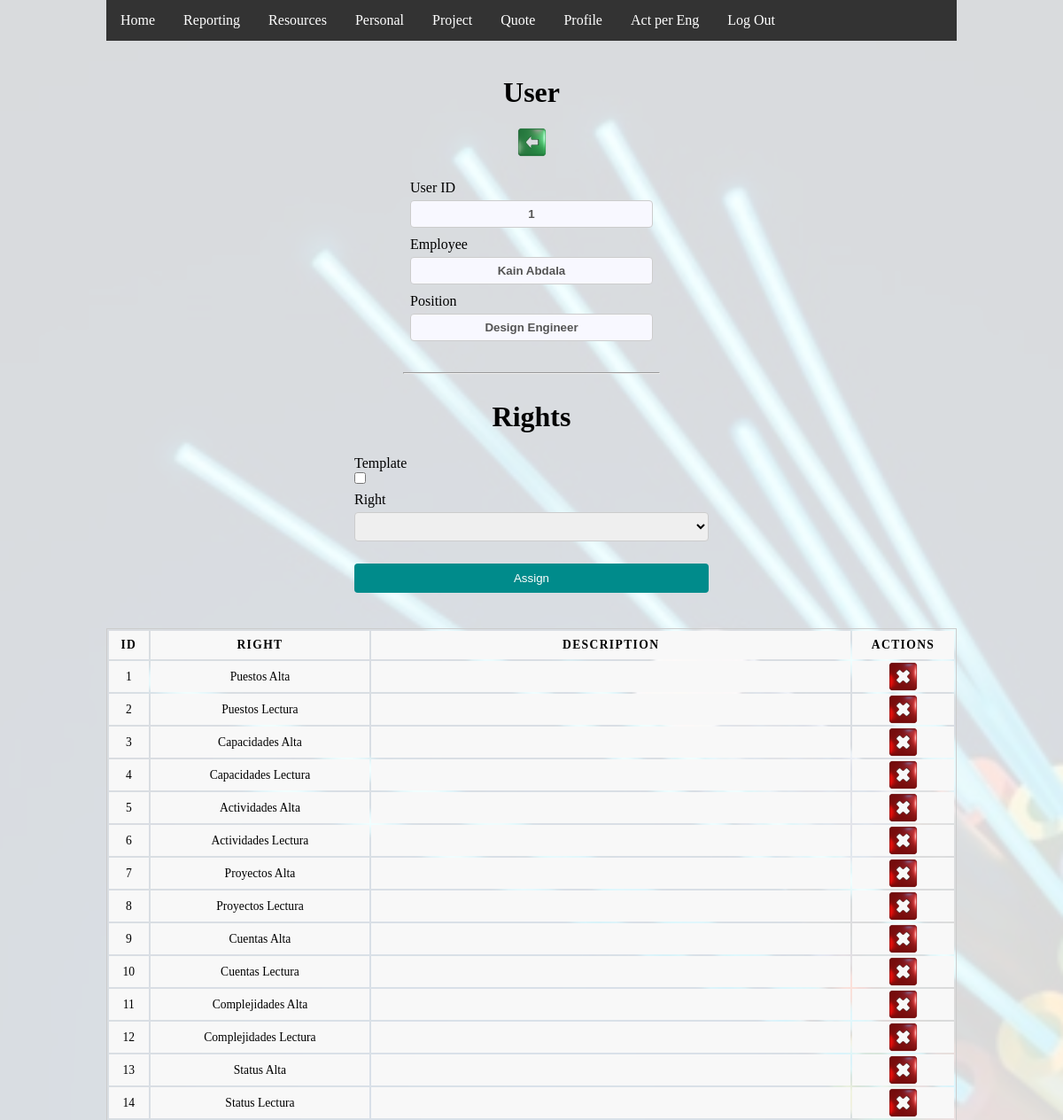
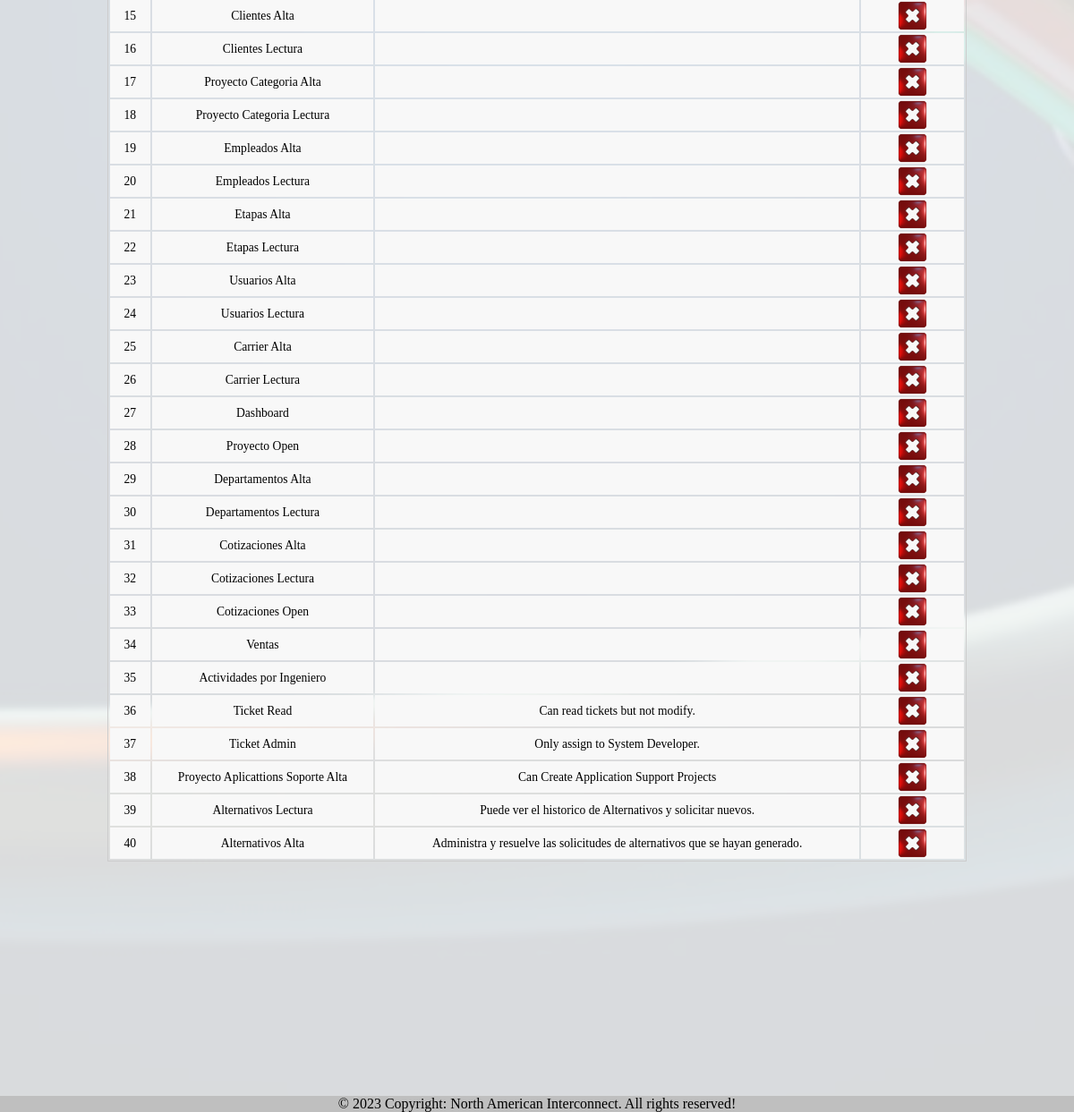
Screenshot of /usuario_privilegios.php?id=1 (signed in) with the database file from the repository (2 pictures, top to bottom).
### tables this page shows
CREATE TABLE `usuario` (
  `idUsuario` int(11) NOT NULL,
  `usuarioNombre` varchar(50) NOT NULL,
  `contrasena` varchar(50) NOT NULL,
  `activo` tinyint(1) NOT NULL,
  `fechaCrea` datetime NOT NULL DEFAULT current_timestamp(),
  `idEmpleado` int(11) NOT NULL
);

CREATE TABLE `empleado` (
  `idEmpleado` int(11) NOT NULL,
  `numEmpleado` varchar(10) NOT NULL,
  `nombre` varchar(50) NOT NULL,
  `fechaCrea` datetime NOT NULL DEFAULT current_timestamp(),
  `correo` varchar(30) NOT NULL,
  `celular` varchar(10) DEFAULT NULL,
  `activo` tinyint(1) NOT NULL,
  `notas` text DEFAULT NULL,
  `idPuesto` int(11) NOT NULL,
  `idDepartamento` int(11) NOT NULL,
  `asignableAct` tinyint(1) DEFAULT NULL,
  `asignableAsResp` tinyint(4) DEFAULT NULL
);

CREATE TABLE `puesto` (
  `idPuesto` int(11) NOT NULL,
  `nombre` varchar(50) NOT NULL,
  `descripcion` text NOT NULL,
  `fechaCrea` datetime NOT NULL DEFAULT current_timestamp(),
  `responsabilidades` text DEFAULT NULL
);

CREATE TABLE `privilegios` (
  `idPrivilegios` int(11) NOT NULL,
  `idUsuario` int(11) NOT NULL,
  `idPermiso` int(11) NOT NULL
);

CREATE TABLE `permiso` (
  `idPermiso` int(11) NOT NULL,
  `nombre` varchar(50) NOT NULL,
  `descripcion` text DEFAULT NULL,
  `fechaCrea` datetime NOT NULL DEFAULT current_timestamp()
);

### usuario_privilegios.php (the view, shortened to what this page needs)
<?php
  include "inc/header.php";
  function cleanInput($value)
  {
      $value = preg_replace("/[\'\")(;|`,<>]/", "", $value);
      return $value;
  }
  $URL = "index.php";
  if (isset($_GET['idPrivilegios'])) {
      $id = cleanInput($_GET['id']);
      $idPrivilegios = cleanInput($_GET['idPrivilegios']);
      include "inc/conexion.php";
      $stmt = $dbh-> prepare("DELETE FROM privilegios
                              WHERE idPrivilegios = $idPrivilegios");
      $stmt->execute();
  } elseif (isset($_GET['id'])) {
      $id = cleanInput($_GET['id']);
  } else {
      header('Location: '.$URL);
      die();
  }
      $stmt = $dbh->prepare("SELECT idUsuario, empleado.nombre AS enombre, puesto.nombre AS pnombre
                            FROM usuario
                            INNER JOIN empleado
                            ON usuario.idEmpleado = empleado.idEmpleado
                            INNER JOIN puesto
                            ON empleado.idPuesto = puesto.idPuesto
                            WHERE idUsuario = $id");
      $stmt->execute();
      $stmt3->execute(); ?>
      <!DOCTYPE html>
        <div class="flex-container">
          <h1>User</h1>
          <a href='usuario.php'>
              <div class='icon-container' style="margin: 20px 0px;">
                  <div class='back-icon-green'></div>
              </div>
          </a>
<?php
          while ($resultado = $stmt->fetch()) {
              ?>
              <div class="">
                  <div class="input-field">
                      <label for="idUsuario">User ID</label>
                      <input name="idUsuario" type="text"  style="text-align:center; font-weight:bold; background-color: GhostWhite;"value="<?php echo $resultado->idUsuario; ?>" disabled>
                  </div>
                  <div class="input-field">
                      <label for="nombre">Employee</label>
                      <input name="nombre" type="text"  style="text-align:center; font-weight:bold; background-color: GhostWhite;" value="<?php echo $resultado->enombre; ?>"disabled>
                  </div>
                  <div class="input-field">
                      <label for="puesto">Position</label>
                      <input name="puesto" type="text"  style="text-align:center; font-weight:bold; background-color: GhostWhite;" value="<?php echo $resultado->pnombre; ?>"disabled>
                  </div>
              </div>
<?php
          } ?>
          <hr style="width:30%;margin: 30px 0px; text-align:center;margin-left:0">
          <h1>Rights</h1>
          <form id="form_empleados" action="usuario_privilegios.php" method="post">
                <div class="input-field">
                    <div class="checkbox-container">
                        <label for="plantilla">Template</label><br>
                        <input type="checkbox" id="chkPlantilla" name="plantilla" value="0" onclick="mostrarPlantilla()">
                    </div>
                </div>
                <div class="input-field"  id="selectPermiso" >
                  <label for="idPermiso">Right</label>
                  <div class="">
                    <div class="inline-container">
                      <select name="idPermiso" required>
                      </select>
                    </div>
                  </div>
                </div>
              <input name="btnAsignarPrivilegios" type="submit" value="Assign">
          </form>
        </div>
        <div class="flex-container">
          <table>
            <thead>
              <tr>
                <th>ID</th>
                <th>Right</th>
                <th>Description</th>
                <th>Actions</th>
              </tr>
            </thead>
        <?php
        $stmt = $dbh->prepare("SELECT permiso.idPermiso, privilegios.idPrivilegios, permiso.nombre, descripcion
                              FROM privilegios
                              INNER JOIN permiso
                              ON privilegios.idPermiso = permiso.idPermiso
                              WHERE idUsuario = $id");
      $stmt->execute();
      while ($resultado = $stmt->fetch()) {
          echo "<tr>";
          echo "<td>". $resultado->idPermiso . "</td>";
          echo "<td>". $resultado->nombre . "</td>";
          echo "<td>". $resultado->descripcion . "</td>";
          echo "<td>
                  <div class='icon-container'>
                      <a href='usuario_privilegios.php?id=" . $id . "&idPrivilegios=" . $resultado->idPrivilegios . "'>
                          <div class='cross-icon'></div>
                      </a>
                  </div>
                </td>";
          echo "</tr>";
      } ?>
          </table>
        </div>

### css/style1.css (style rules this page uses)
* { margin: 0; padding: 0; }
html { height: 100%; }
body { background-image: url("/images/fiberBG.jpg"); background-color: rgba(255,255,255,0.85); background-blend-mode: lighten; background-position: center; background-size: cover; display: flex; flex-direction: column; height: 100%; margin: 0; margin-left: 10%; margin-right: 10%; height: auto; padding-bottom: 200px; }
.flex-container { margin-top: 40px; display: flex; flex-wrap: wrap; flex-direction: column; align-items: center; }
.inline-container { width: 100%; align-items: center; display: inline-flex; padding: auto; }
.icon-container { width: auto; display: flex; justify-content: center; }
.icon-container div { height: 35px; width: 35px; }
a { text-decoration: none; }
form { margin-top: 20px; width: 25em; }
.input-field { margin-top: 5px; text-align: left; }
input[type=text], input[type=email], input[type=password], input[type=number], input[type=date], select { width: 100%; padding: 7px 12px; margin-top: 5px; margin-bottom: 5px; display: inline-block; border: 1px solid #ccc; border-radius: 4px; box-sizing: border-box; }
input[type=submit], input[type=button] { width: 100%; align-content: center; background-color: DarkCyan; color: white; padding: 9px 20px; margin-top: 20px; border: none; border-radius: 4px; cursor: pointer; }
table { border: 1px solid #ccc; margin: 0; padding: 0; width: 100%; }
table tr { background-color: #f8f8f8; border: 1px solid #ddd; }
table th, table td { font-size: .85em; text-align: center; }
table th { padding: .600em; font-size: .85em; letter-spacing: .1em; text-transform: uppercase; }
footer { position: fixed; left: 0; bottom: 0; width: 100%; background-color: #efefef; text-align: center; }
.cross-icon { background-image: url('/images/icons/cross-icon-red.png'); background-size: cover; }
.back-icon-green { background-image: url('/images/icons/back-icon-green.png'); background-size: cover; }

### rows the page displays
usuario: nombre "Kain Abdala", puesto "Design Engineer"
privilegios: idPermiso.idPermiso "1", idPermiso.nombre "Puestos Alta"
privilegios: idPermiso.idPermiso "2", idPermiso.nombre "Puestos Lectura"
privilegios: idPermiso.idPermiso "3", idPermiso.nombre "Capacidades Alta"
privilegios: idPermiso.idPermiso "4", idPermiso.nombre "Capacidades Lectura"
privilegios: idPermiso.idPermiso "5", idPermiso.nombre "Actividades Alta"
privilegios: idPermiso.idPermiso "6", idPermiso.nombre "Actividades Lectura"
privilegios: idPermiso.idPermiso "7", idPermiso.nombre "Proyectos Alta"
privilegios: idPermiso.idPermiso "8", idPermiso.nombre "Proyectos Lectura"
privilegios: idPermiso.idPermiso "9", idPermiso.nombre "Cuentas Alta"
privilegios: idPermiso.idPermiso "10", idPermiso.nombre "Cuentas Lectura"
privilegios: idPermiso.idPermiso "11", idPermiso.nombre "Complejidades Alta"
privilegios: idPermiso.idPermiso "12", idPermiso.nombre "Complejidades Lectura"
privilegios: idPermiso.idPermiso "13", idPermiso.nombre "Status Alta"
privilegios: idPermiso.idPermiso "14", idPermiso.nombre "Status Lectura"
privilegios: idPermiso.idPermiso "15", idPermiso.nombre "Clientes Alta"
privilegios: idPermiso.idPermiso "16", idPermiso.nombre "Clientes Lectura"
privilegios: idPermiso.idPermiso "17", idPermiso.nombre "Proyecto Categoria Alta"
privilegios: idPermiso.idPermiso "18", idPermiso.nombre "Proyecto Categoria Lectura"
privilegios: idPermiso.idPermiso "19", idPermiso.nombre "Empleados Alta"
privilegios: idPermiso.idPermiso "20", idPermiso.nombre "Empleados Lectura"
privilegios: idPermiso.idPermiso "21", idPermiso.nombre "Etapas Alta"
privilegios: idPermiso.idPermiso "22", idPermiso.nombre "Etapas Lectura"
privilegios: idPermiso.idPermiso "23", idPermiso.nombre "Usuarios Alta"
privilegios: idPermiso.idPermiso "24", idPermiso.nombre "Usuarios Lectura"
privilegios: idPermiso.idPermiso "25", idPermiso.nombre "Carrier Alta"
privilegios: idPermiso.idPermiso "26", idPermiso.nombre "Carrier Lectura"
privilegios: idPermiso.idPermiso "27", idPermiso.nombre "Dashboard"
privilegios: idPermiso.idPermiso "28", idPermiso.nombre "Proyecto Open"
privilegios: idPermiso.idPermiso "29", idPermiso.nombre "Departamentos Alta"
privilegios: idPermiso.idPermiso "30", idPermiso.nombre "Departamentos Lectura"
privilegios: idPermiso.idPermiso "31", idPermiso.nombre "Cotizaciones Alta"
privilegios: idPermiso.idPermiso "32", idPermiso.nombre "Cotizaciones Lectura"
privilegios: idPermiso.idPermiso "33", idPermiso.nombre "Cotizaciones Open"
privilegios: idPermiso.idPermiso "34", idPermiso.nombre "Ventas"
privilegios: idPermiso.idPermiso "35", idPermiso.nombre "Actividades por Ingeniero"
privilegios: idPermiso.idPermiso "36", idPermiso.nombre "Ticket Read", idPermiso.descripcion "Can read tickets but not modify."
privilegios: idPermiso.idPermiso "37", idPermiso.nombre "Ticket Admin", idPermiso.descripcion "Only assign to System Developer."
privilegios: idPermiso.idPermiso "38", idPermiso.nombre "Proyecto Aplicattions Soporte Alta", idPermiso.descripcion "Can Create Application Support Projects"
privilegios: idPermiso.idPermiso "39", idPermiso.nombre "Alternativos Lectura", idPermiso.descripcion "Puede ver el historico de Alternativos y solicitar nuevos."
privilegios: idPermiso.idPermiso "40", idPermiso.nombre "Alternativos Alta", idPermiso.descripcion "Administra y resuelve las solicitudes de alternativos que se hayan generado."
